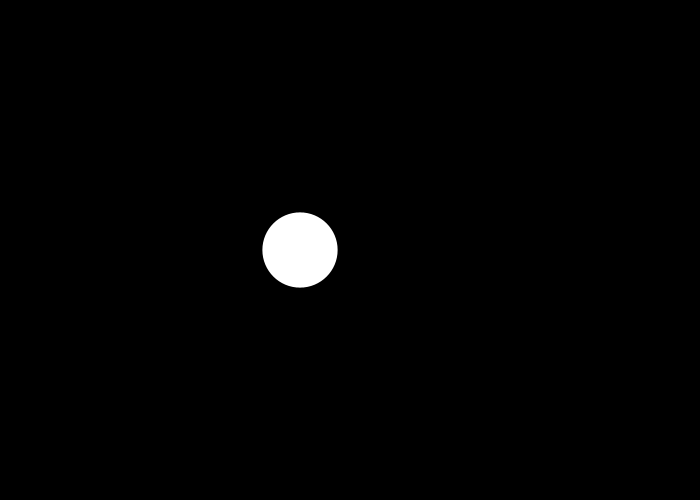
Frame 1 (no input)
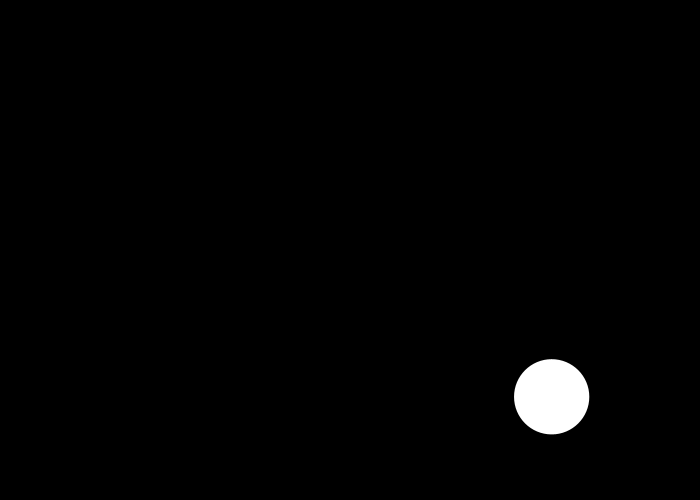
Frame 60 (the mouse pressed at the canvas centre just before this capture)
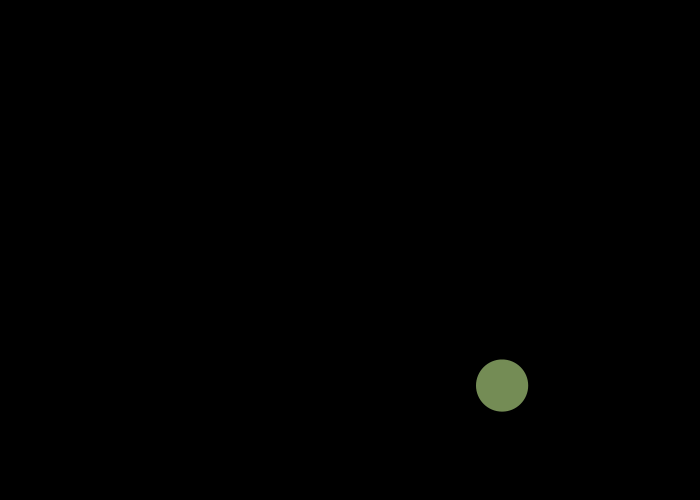
Frame 120 (the mouse held since frame 60 and released just before this capture)

The Processing sketch that drew these frames (run headless with seeded random() and noise(); from frame 60 on, the mouse is pressed at the canvas centre):

// Processing sketch: processing_182443
// ── processing_182443.pde

float mida = random(30,100); 
float posicioX = 300; 
float posicioY = 250;
float velocitatX = random(-20,6);
float velocitatY = random(-20,6);


void setup () {
 size (700,500);
 noStroke();  
}


void draw () {
 background(0); 
 
 ellipse(posicioX, posicioY, mida, mida);
 
 posicioX = posicioX + velocitatX;
 posicioY = posicioY + velocitatY; 
 
 if(posicioX-mida/2 <=0 ||posicioX+mida/2 >= width) {
   velocitatX = - velocitatX; 
 }  
   
 if (posicioY-mida/2 <=0 ||posicioY + mida/2 >= height){  
   velocitatY = - velocitatY;
 }  
}
 
 void mousePressed () {
  posicioX = mouseX;
  posicioY = mouseY;
  velocitatX = random(-20,6);
  velocitatY = random (-20,6);
  mida = random (30, 100);
  fill (random (255), random (255), random(255));
  
}
